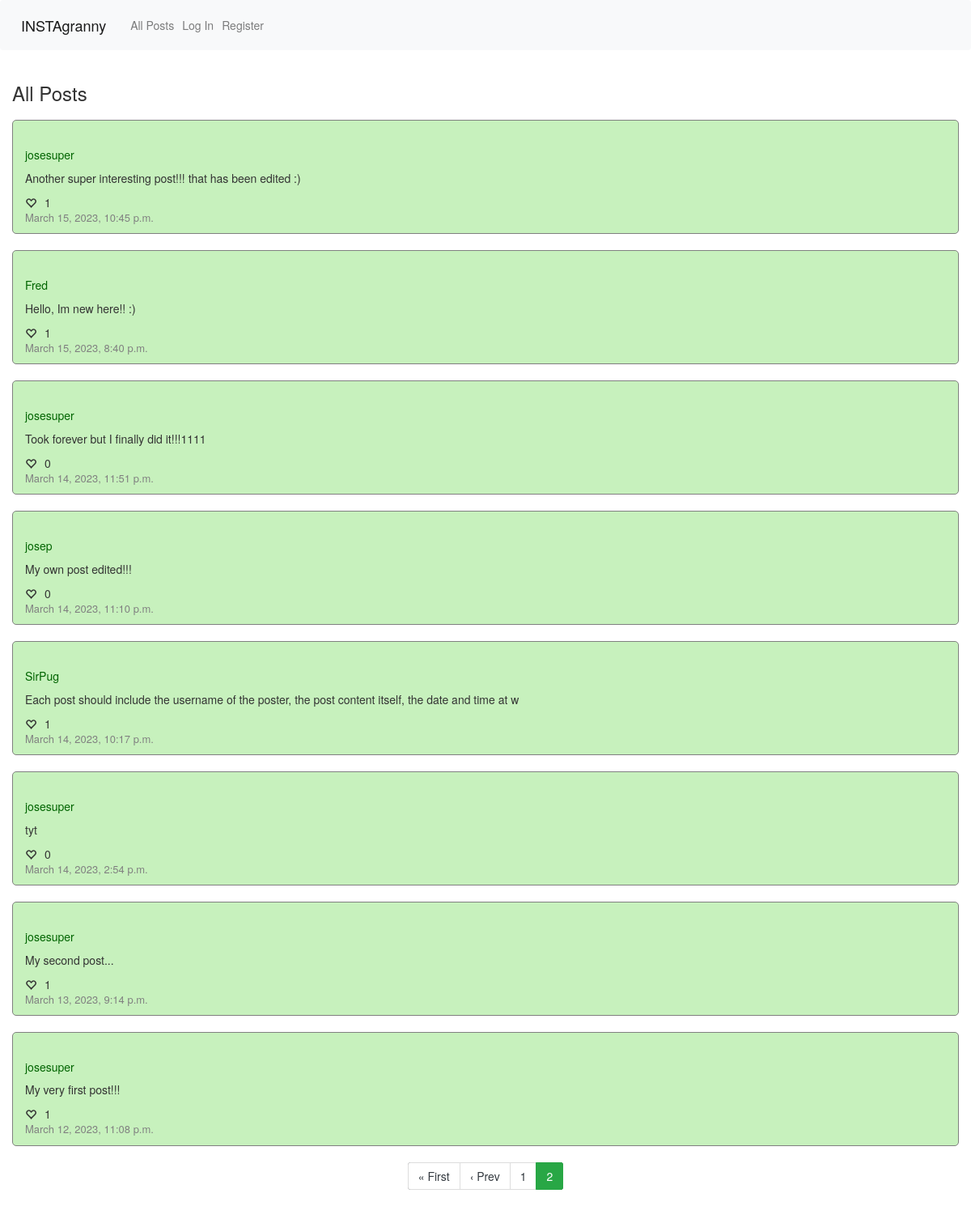
Screenshot of /?page=2 with the database file from the repository.
### network/models.py (models this page shows, shortened)
class Post(models.Model):
    poster = models.ForeignKey(User,on_delete=models.PROTECT, related_name="user_posts")
    body = models.TextField(max_length=300)
    liked_by = models.ManyToManyField(User, blank=True, related_name='liked_posts')
    timestamp = models.DateTimeField(default=datetime.today)

class User(AbstractUser):
    followers = models.ManyToManyField('self', symmetrical=False, blank=True, related_name="following")
    def __str__(self):
        return f"{self.username}"

### network/views.py (the view)
# urls.py: path("", views.index, name="index"),
def index(request):
    if request.method == "POST":
        form = NewPostform(request.POST)
        if form.is_valid:
            newpost = Post(poster = request.user, body = request.POST["body"])
            newpost.save()
        return HttpResponseRedirect(reverse("network:index"))
    else:
        posts = Post.objects.all().order_by('-timestamp')
        page_number = request.GET.get('page', 1)
        paginator = Paginator(posts, 10)
        page = paginator.get_page(page_number)
        return render(request, "network/index.html", {
            "NewPostform": NewPostform,
            "page": page,
            "heading": "All Posts"
        })

### network/templates/network/index.html (shortened to what this page needs)
{% extends "network/layout.html" %}
{% load static %}
{% block body %}
<div class="container-fluid">
    <h3>{{ heading }}</h3>
    {% for post in page %}
    <div class="post-section">
        <h5><a id="post-poster-{{ post.id }}" class="profilename" href="/{{ post.poster }}">{{ post.poster }}</a></h5>
        <p id="post-body-{{ post.id }}">{{ post.body }}</p>
        <div class="row align-items-center">
            <div id="likes-{{ post.id }}" class="col heart-col">
                {% if user in post.liked_by.all %}
                <i class="glyphicon glyphicon-heart" data-liked="True" data-like="{{ post.id }}"></i>
                {% else %}
                <i class="glyphicon glyphicon-heart-empty" data-liked="False" data-like="{{ post.id }}"></i>
                {% endif %}
                <p id="like-count-{{ post.id }}">{{ post.liked_by.all|length }}</p>
            </div>
        </div>
        <p class="timestamp">{{ post.timestamp }}</p>
    </div>
    {% endfor %}
    {% if page.has_other_pages %}
    <nav>
    <div class="d-flex justify-content-center">
        <ul class="pagination bg-dark ">
            {% if page.has_previous %}
            <li class="page-item"><a class="page-link text-dark" href="?page=1">&laquo; First</a></li>
            <li class="page-item"><a class="page-link text-dark" href="?page={{ page.previous_page_number }}">&lsaquo; Prev</a></li>
            {% endif %}
            {% for i in page.paginator.page_range %}
            {% if page.number == i %}
            <li class="page-item active"><span class="page-link bg-success border-success">{{ i }}<span class="sr-only">(current)</span></span></li>
            {% else %}
            {% if i > page.number|add:'-3' and i < page.number|add:'3' %}
            <li class="page-item"><a class="page-link text-dark" href="?page={{ i }}">{{ i }}</a></li>
            {% endif %}
            {% endif %}
            {% endfor %}
        </ul>
    </div>
    </nav>
    {% endif %}
</div>
{% endblock %}

### network/static/network/styles.css (style rules this page uses)
.post-section { margin-top: 20px; border-style: solid; border-width: thin; border-color: grey; border-radius: 5px; padding: 25px 15px 0px 15px; background-color: #c7f1bd; }
.post-section .heart-col { padding-right: 10px; }
.heart-col { display: inline-flex; align-items: center; }
.heart-col p { margin-left: 10px; margin-bottom: 0; }
.timestamp { font-size: small; color: grey; }
.profilename { color: darkgreen; }

### rows the page displays
Post: poster "josesuper", body "Another super interesting post!!! that has been edited :)", liked_by.all|length "1", timestamp "March 15, 2023, 10:45 p.m."
Post: poster "Fred", body "Hello, Im new here!! :)", liked_by.all|length "1", timestamp "March 15, 2023, 8:40 p.m."
Post: poster "josesuper", body "Took forever but I finally did it!!!1111", liked_by.all|length "0", timestamp "March 14, 2023, 11:51 p.m."
Post: poster "josep", body "My own post edited!!!", liked_by.all|length "0", timestamp "March 14, 2023, 11:10 p.m."
Post: poster "SirPug", body "Each post should include the username of the poster, the post content itself, the date and time at w", liked_by.all|length "1", timestamp "March 14, 2023, 10:17 p.m."
Post: poster "josesuper", body "tyt", liked_by.all|length "0", timestamp "March 14, 2023, 2:54 p.m."
Post: poster "josesuper", body "My second post...", liked_by.all|length "1", timestamp "March 13, 2023, 9:14 p.m."
Post: poster "josesuper", body "My very first post!!!", liked_by.all|length "1", timestamp "March 12, 2023, 11:08 p.m."

### other values shown
{{ heading }} "All Posts"
{{ i }} "1"
{{ i }} "2"
